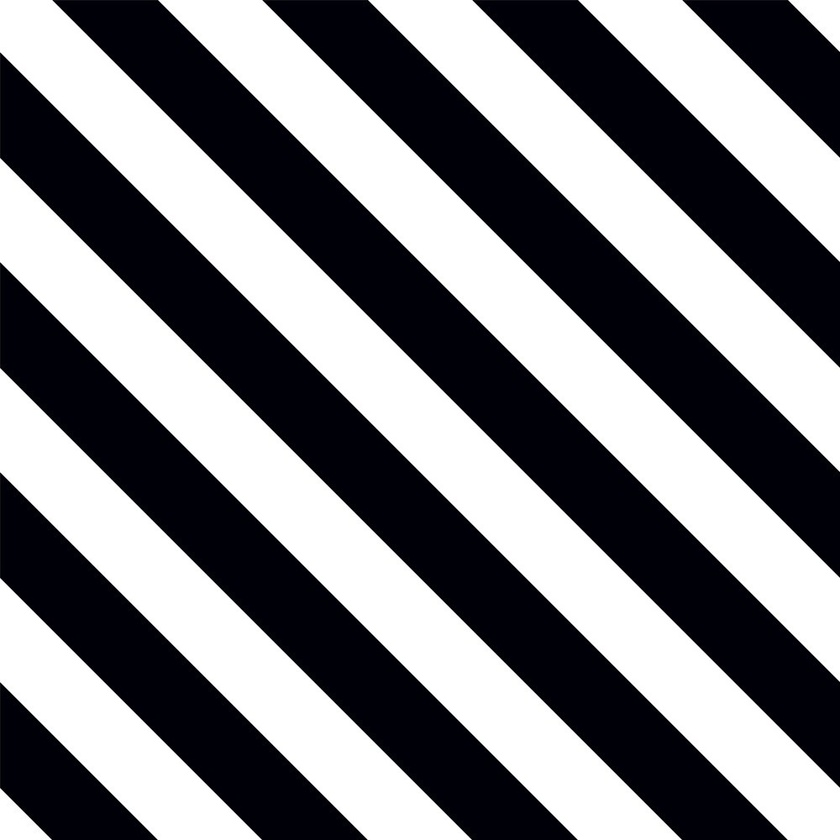
#> input picture Cryptography/tiles.jpg, 840 x 840 px, shrunk from 1000 x 1000 before the run, found by its file name
$ python DES_Demo.py
#> lines starting #> are read from the running program, lines starting #| are printed output that depends on the picture
### Cryptography/utils.py
import os
from PIL import Image, ImageFont, ImageDraw, ImageOps , ImageShow
import numpy as np
from enum import Enum
def random_key_generator(key_length):
    """
    Creates a random key with key_length bytes
    in hexadecimal and ASCII as bytes data type

    Paramaters
    ----------

    key_length : int
        Key length in bits

    Returns
    -------

    key : bytes
        Key as (ASCII or HEX) as bytes (if HEX is reresentable in ASCII then ASCII is prited o.w /x with HEX)
        This means A=>65 not 10 in decimal while /x_0a is 10 in decimal .
    """
    return os.urandom(key_length // 8)

def generate_random_iv(iv_length):
    """
    Paramaters
    ----------

    key_length : int
        Key length in bits
    """
    return random_key_generator(iv_length)

def inBin( toPrint ):
    """
    Returns the Binary representation of the input as str (for display ONLY!)

    toPrint is string => ASCII represenation
    toPrint is bytes => No / => ASCII  but with / HEX to BIN
    """
    if isinstance(toPrint,str):
        return " ".join(f"{ord(i):08b}" for i in toPrint)

    return " ".join(f"{(i):08b}" for i in toPrint)


def pad(plaintext , block_size=16 ):
    """
    Pads the given plaintext with PKCS#7 padding to a multiple of 16 bytes.
    Note that if the plaintext size is a multiple of 16,
    a whole block will be added.
    """
    padding_len = block_size - (len(plaintext) % block_size)
    padding = bytes([padding_len] * padding_len)
    return plaintext + padding

def unpad(plaintext):
    """
    Removes a PKCS#7 padding, returning the unpadded text and ensuring the
    padding was correct.
    """
    padding_len = plaintext[-1]
    assert padding_len > 0
    message, padding = plaintext[:-padding_len], plaintext[-padding_len:]
    assert all(p == padding_len for p in padding) , "Error in unpadding !!!"
    return message

def split_blocks(message, block_size=16, require_padding=True):
    """
    block_size in byte.
    """
    assert len(message) % block_size == 0 or not require_padding
    return [message[i:i+block_size] for i in range(0, len(message), block_size)]

def imread(path):
#> called with path = 'Cryptography\\tiles.jpg'
    return np.asarray(Image.open(path))
#> returned value is the input picture: shape (840, 840, 3); mean R, G, B 126.7, 126.7, 130.5
import matplotlib.pyplot as plt

def imshow_(img , title1 = '' ):
#> called with title1 = 'Original Image'
    x = Image.fromarray(img)
    x = ImageOps.expand(x, border=20, fill=(255,255,255))
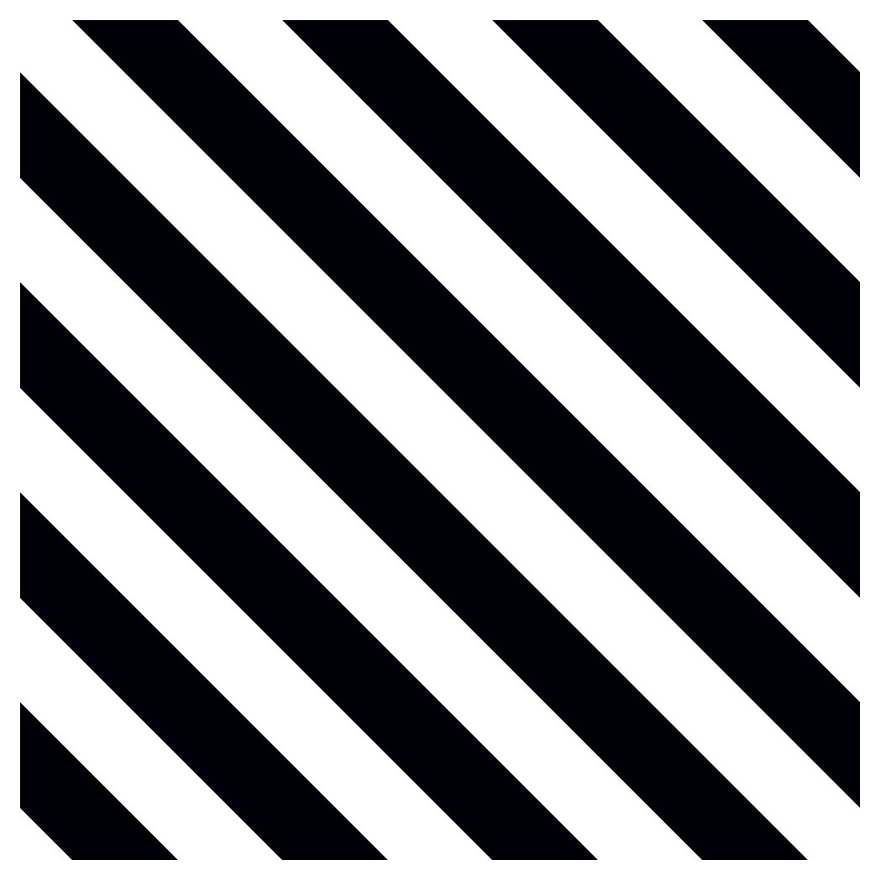
#> x: PIL image 880x880 RGB; mean R, G, B 138.1, 138.1, 141.5

    draw = ImageDraw.Draw(x)

    try:
        font = ImageFont.truetype("arial.ttf", 15)
    except :
        font = ImageFont.load_default()

    draw.text((20, 0), title1 , fill = (0,0,0), font = font)
    # ImageShow.show(x)
    #matplotlib implementation
    # plt.ion()
    plt.imshow(img,cmap='gray')
    if ( title1 != None ):
        plt.title(title1)
    # [4 lines of commented-out code are left out]
    return plt

def image2byte(img):
    return img.shape , img.reshape((-1)).tobytes() ;

def byte2image(size , b):
    return np.frombuffer(b, dtype= 'uint8').reshape(size);


class BC_mode(Enum):
     ECB = 1
     CBC = 2
     OFB = 3
     CFB = 4
     CTR = 5

def strToBytes(txt):
    if isinstance(txt, str):
				# Only accept ascii unicode values.
        try:
            return txt.encode('ascii')
        except UnicodeEncodeError:
            pass
        raise ValueError("Des can only work with encoded strings, not Unicode.")
    return txt

# [29 lines left out: functions String_to_BitList, BitList_to_String, not called in this run]

def xor_bytes(a, b):
    """ Returns a new byte array with the elements xor'ed. """
    return bytes(i^j for i, j in zip(a, b))

def compare2arrays(a, b):
    """ Returns a new byte array with the elements xor'ed. """
    return (i!=j for i, j in zip(a, b))

from random import sample
# [13 lines left out: function channelError, not called in this run]
def task4(string_binary, prb = 0.03):
    print('original text: ', string_binary)
    print('noisy text: ', BitList_to_String(channelError(String_to_BitList(string_binary), prb)))

# [68 lines left out: functions byteErrorRate, bitErrorRate, blockErrorRate, pixelErrorRate, not called in this run]


# see = image2byte(imread(os.path.dirname(os.path.abspath(__file__)) + '\\tiles.jpg'))

# imshow(byte2image(see[0], ))


imagesList = []
for i in range(3):
    tempLst = []
    for j in range(4):

        tempLst.append(imread(os.path.dirname(os.path.abspath(__file__)) + '\\tiles.jpg'))

    imagesList.append(tempLst)

### Cryptography/DES.py
"""
This is a pure python implementation of the Data Encryption Standard
DES with support for multiple modes of operation

Disclaimer !!
The following GItHub Repos. where used in this implemenation...
[1] https://gist.github.com/BlackRabbit-github
[2] https://github.com/dkushagra/DES-Python

"""
################################################################################################
# Class: ciphers and deciphers the plaintext using the DES block cipher
# internal parameters:
#       plaintext: the plain text of arbitrary length e.g. 64 bits, or 8 characters
#       key: the cipher key of arbitrary length e.g. 64 bits or 8 characters
# Important functions:
#       encrypt_block: encrypt one block of size 64 bits or 8 bytes
#       encrypt: encrypt any stream e.g. arbitrary length text or image using DES
################################################################################################

import utils
from tqdm import tqdm
class DES:
    ## Lookup Tables
    #permuted choice 1 table
    __pc1 = [56, 48, 40, 32, 24, 16,  8,
            0, 57, 49, 41, 33, 25, 17,
            9,  1, 58, 50, 42, 34, 26,
            18, 10,  2, 59, 51, 43, 35,
            62, 54, 46, 38, 30, 22, 14,
            6, 61, 53, 45, 37, 29, 21,
            13,  5, 60, 52, 44, 36, 28,
            20, 12,  4, 27, 19, 11,  3
        ]

    # number left rotations of pc1
    __left_rotations = [
        1, 1, 2, 2, 2, 2, 2, 2, 1, 2, 2, 2, 2, 2, 2, 1
    ]

    # permuted choice key (table 2)
    __pc2 = [
        13, 16, 10, 23,  0,  4,
            2, 27, 14,  5, 20,  9,
        22, 18, 11,  3, 25,  7,
        15,  6, 26, 19, 12,  1,
        40, 51, 30, 36, 46, 54,
        29, 39, 50, 44, 32, 47,
        43, 48, 38, 55, 33, 52,
        45, 41, 49, 35, 28, 31
    ]

    # initial permutation IP
    __ip = [57, 49, 41, 33, 25, 17, 9,  1,
        59, 51, 43, 35, 27, 19, 11, 3,
        61, 53, 45, 37, 29, 21, 13, 5,
        63, 55, 47, 39, 31, 23, 15, 7,
        56, 48, 40, 32, 24, 16, 8,  0,
        58, 50, 42, 34, 26, 18, 10, 2,
        60, 52, 44, 36, 28, 20, 12, 4,
        62, 54, 46, 38, 30, 22, 14, 6
    ]

    # Expansion table for turning 32 bit blocks into 48 bits
    __expansion_table = [
        31, 0,  1,  2,  3,  4,
        3,  4,  5,  6,  7,  8,
        7,  8,  9, 10, 11, 12,
        11, 12, 13, 14, 15, 16,
        15, 16, 17, 18, 19, 20,
        19, 20, 21, 22, 23, 24,
        23, 24, 25, 26, 27, 28,
        27, 28, 29, 30, 31,  0
    ]

    # The (in)famous S-boxes
    __sbox = [
        # S1
        [14, 4, 13, 1, 2, 15, 11, 8, 3, 10, 6, 12, 5, 9, 0, 7,
            0, 15, 7, 4, 14, 2, 13, 1, 10, 6, 12, 11, 9, 5, 3, 8,
            4, 1, 14, 8, 13, 6, 2, 11, 15, 12, 9, 7, 3, 10, 5, 0,
            15, 12, 8, 2, 4, 9, 1, 7, 5, 11, 3, 14, 10, 0, 6, 13],

        # S2
        [15, 1, 8, 14, 6, 11, 3, 4, 9, 7, 2, 13, 12, 0, 5, 10,
            3, 13, 4, 7, 15, 2, 8, 14, 12, 0, 1, 10, 6, 9, 11, 5,
            0, 14, 7, 11, 10, 4, 13, 1, 5, 8, 12, 6, 9, 3, 2, 15,
            13, 8, 10, 1, 3, 15, 4, 2, 11, 6, 7, 12, 0, 5, 14, 9],

        # S3
        [10, 0, 9, 14, 6, 3, 15, 5, 1, 13, 12, 7, 11, 4, 2, 8,
            13, 7, 0, 9, 3, 4, 6, 10, 2, 8, 5, 14, 12, 11, 15, 1,
            13, 6, 4, 9, 8, 15, 3, 0, 11, 1, 2, 12, 5, 10, 14, 7,
            1, 10, 13, 0, 6, 9, 8, 7, 4, 15, 14, 3, 11, 5, 2, 12],

        # S4
        [7, 13, 14, 3, 0, 6, 9, 10, 1, 2, 8, 5, 11, 12, 4, 15,
            13, 8, 11, 5, 6, 15, 0, 3, 4, 7, 2, 12, 1, 10, 14, 9,
            10, 6, 9, 0, 12, 11, 7, 13, 15, 1, 3, 14, 5, 2, 8, 4,
            3, 15, 0, 6, 10, 1, 13, 8, 9, 4, 5, 11, 12, 7, 2, 14],

        # S5
        [2, 12, 4, 1, 7, 10, 11, 6, 8, 5, 3, 15, 13, 0, 14, 9,
            14, 11, 2, 12, 4, 7, 13, 1, 5, 0, 15, 10, 3, 9, 8, 6,
            4, 2, 1, 11, 10, 13, 7, 8, 15, 9, 12, 5, 6, 3, 0, 14,
            11, 8, 12, 7, 1, 14, 2, 13, 6, 15, 0, 9, 10, 4, 5, 3],

        # S6
        [12, 1, 10, 15, 9, 2, 6, 8, 0, 13, 3, 4, 14, 7, 5, 11,
            10, 15, 4, 2, 7, 12, 9, 5, 6, 1, 13, 14, 0, 11, 3, 8,
            9, 14, 15, 5, 2, 8, 12, 3, 7, 0, 4, 10, 1, 13, 11, 6,
            4, 3, 2, 12, 9, 5, 15, 10, 11, 14, 1, 7, 6, 0, 8, 13],

        # S7
        [4, 11, 2, 14, 15, 0, 8, 13, 3, 12, 9, 7, 5, 10, 6, 1,
            13, 0, 11, 7, 4, 9, 1, 10, 14, 3, 5, 12, 2, 15, 8, 6,
            1, 4, 11, 13, 12, 3, 7, 14, 10, 15, 6, 8, 0, 5, 9, 2,
            6, 11, 13, 8, 1, 4, 10, 7, 9, 5, 0, 15, 14, 2, 3, 12],

        # S8
        [13, 2, 8, 4, 6, 15, 11, 1, 10, 9, 3, 14, 5, 0, 12, 7,
            1, 15, 13, 8, 10, 3, 7, 4, 12, 5, 6, 11, 0, 14, 9, 2,
            7, 11, 4, 1, 9, 12, 14, 2, 0, 6, 10, 13, 15, 3, 5, 8,
            2, 1, 14, 7, 4, 10, 8, 13, 15, 12, 9, 0, 3, 5, 6, 11],
    ]


    # 32-bit permutation function P used on the output of the S-boxes
    __p = [
        15, 6, 19, 20, 28, 11,
        27, 16, 0, 14, 22, 25,
        4, 17, 30, 9, 1, 7,
        23,13, 31, 26, 2, 8,
        18, 12, 29, 5, 21, 10,
        3, 24
    ]

    # final permutation IP^-1
    __fp = [
        39,  7, 47, 15, 55, 23, 63, 31,
        38,  6, 46, 14, 54, 22, 62, 30,
        37,  5, 45, 13, 53, 21, 61, 29,
        36,  4, 44, 12, 52, 20, 60, 28,
        35,  3, 43, 11, 51, 19, 59, 27,
        34,  2, 42, 10, 50, 18, 58, 26,
        33,  1, 41,  9, 49, 17, 57, 25,
        32,  0, 40,  8, 48, 16, 56, 24
    ]


    """

    """

    def __init__(self,master_key):
        assert len(master_key) == 8
        utils.strToBytes(master_key)

        self.L = []
        self.R = []
        self.subKeys = [ [0] * 48 ] * 16	# 16 48-bit keys (K1 - K16) (subkeys)
        self.final = []

        master_key = self._key_schedule(master_key)

    def _key_schedule(self, master_key):
        key = self.__permutate(self.__pc1, self.__String_to_BitList(master_key) )
        i = 0
        # Split into Left and Right sections
        self.L = key[:28]
        self.R = key[28:]
        while i < 16:
            j = 0
            # Perform circular left shifts
            while j < self.__left_rotations[i]:
                self.L.append(self.L[0])
                del self.L[0]

                self.R.append(self.R[0])
                del self.R[0]

                j += 1

            # Create one of the 16 subkeys through pc2 permutation
            self.subKeys[i] = self.__permutate(self.__pc2, self.L + self.R)

            i += 1

    def encrypt_block(self, plaintext):
        plaintext = self.__String_to_BitList(plaintext)
        ## IP
        plain_state = self.__permutate(self.__ip, plaintext)

        # left and Right
        self.L = plain_state[:32]
        self.R = plain_state[32:]

        # 16 loops
        for i in range(16) :
            # Make a copy of R[i-1], this will later become L[i]
            tempR = self.R[:]

            # Permutate R[i - 1] to start creating R[i] (E-box)
            self.R = self.__permutate(self.__expansion_table, self.R)

            # xor with the key
            self.R = list(map(lambda x, y: x ^ y, self.R, self.subKeys[i]))

            #split each 6 bit to apply the 8 s-boxes
            B = [self.R[:6], self.R[6:12], self.R[12:18], self.R[18:24], self.R[24:30], self.R[30:36], self.R[36:42], self.R[42:]]

            Bn = [0] * 32
            pos = 0

            for j in range(8):
                m = (B[j][0] << 1) + B[j][5]
                n = (B[j][1] << 3) + (B[j][2] << 2) + (B[j][3] << 1) + B[j][4]

                # Find the permutation value
                v = self.__sbox[j][(m << 4) + n]

                # Turn value into bits, add it to result: Bn
                Bn[pos] = (v & 8) >> 3
                Bn[pos + 1] = (v & 4) >> 2
                Bn[pos + 2] = (v & 2) >> 1
                Bn[pos + 3] = v & 1

                pos += 4

            # Permutate the concatination of B[1] to B[8] (Bn)
            self.R = self.__permutate(self.__p, Bn)

            # Xor with L[i - 1]
            self.R = list(map(lambda x, y: x ^ y, self.R, self.L))

            # L[i] becomes R[i - 1]
            self.L = tempR

        # no flip in l;ast ROUND
        self.final = self.__permutate(self.__fp, self.R + self.L)
        return self.__BitList_to_String(self.final)

    def decrypt_block(self, ciphertext):
        ciphertext = self.__String_to_BitList(ciphertext)
        ## IP
        cipher_state = self.__permutate(self.__ip, ciphertext)

        # left and Right
        self.L = cipher_state[:32]
        self.R = cipher_state[32:]

        # 16 loops
        for i in range(15,-1,-1) :
            # Make a copy of R[i-1], this will later become L[i]
            tempR = self.R[:]

            # Permutate R[i - 1] to start creating R[i] (E-box)
            self.R = self.__permutate(self.__expansion_table, self.R)

            # xor with the key
            self.R = list(map(lambda x, y: x ^ y, self.R, self.subKeys[i]))

            #split each 6 bit to apply the 8 s-boxes
            B = [self.R[:6], self.R[6:12], self.R[12:18], self.R[18:24], self.R[24:30], self.R[30:36], self.R[36:42], self.R[42:]]

            Bn = [0] * 32
            pos = 0

            for j in range(8):
                m = (B[j][0] << 1) + B[j][5]
                n = (B[j][1] << 3) + (B[j][2] << 2) + (B[j][3] << 1) + B[j][4]

                # Find the permutation value
                v = self.__sbox[j][(m << 4) + n]

                # Turn value into bits, add it to result: Bn
                Bn[pos] = (v & 8) >> 3
                Bn[pos + 1] = (v & 4) >> 2
                Bn[pos + 2] = (v & 2) >> 1
                Bn[pos + 3] = v & 1

                pos += 4

            # Permutate the concatination of B[1] to B[8] (Bn)
            self.R = self.__permutate(self.__p, Bn)

            # Xor with L[i - 1]
            self.R = list(map(lambda x, y: x ^ y, self.R, self.L))

            # L[i] becomes R[i - 1]
            self.L = tempR

        # no flip in l;ast ROUND
        self.final = self.__permutate(self.__fp, self.R + self.L)
        return self.__BitList_to_String(self.final)

    def encrypt(self, plaintext, mode = utils.BC_mode.ECB , iv = None ):
        assert isinstance( mode, utils.BC_mode  )
        assert iv==None or len(iv)==8
        plaintext = utils.strToBytes(plaintext)

        plaintext = utils.pad(plaintext , 8)
        blocks = []

        if( mode == utils.BC_mode.CBC  and iv != None):
            previous = iv
            for plaintext_block in tqdm(utils.split_blocks(plaintext , block_size=8), desc="CBC encryption"):
                # CBC mode encrypt:
                block = self.encrypt_block(self.xor_bytes(plaintext_block, previous))
                blocks.append(block)
                previous = block
            ciphertext =  b''.join(blocks)
        elif( mode == utils.BC_mode.OFB  and iv != None ):
            previous = iv
            for plaintext_block in tqdm(utils.split_blocks(plaintext , block_size=8), desc="OFB encryption"):
                # OFB mode encrypt: plaintext_block XOR encrypt(previous)
                block = self.encrypt_block(previous)
                ciphertext_block = self.xor_bytes(plaintext_block, block)
                blocks.append(ciphertext_block)
                previous = block
            ciphertext =  b''.join(blocks)
        else:
            for plaintext_block in tqdm(utils.split_blocks(plaintext, block_size=8), desc="ECB encryption"):
                # ECB mode encrypt:
                block = self.encrypt_block(plaintext_block)
                blocks.append(block)
            ciphertext =  b''.join(blocks)

        return ciphertext

    def decrypt( self, ciphertext, mode = utils.BC_mode.ECB , iv = None, des3 = False):
        """
        Decrypts `ciphertext` with the given initialization vector (iv).

        """
        assert isinstance( mode, utils.BC_mode  )
        assert iv==None or len(iv)==8
        ciphertext = utils.strToBytes(ciphertext)
        if des3:
            print('des 3 cipher text padding')
            ciphertext = utils.pad(ciphertext)
        blocks = []

        if( mode == utils.BC_mode.CBC and iv != None):

            previous = iv
            for ciphertext_block in tqdm(utils.split_blocks(ciphertext, block_size=8), desc="CBC decryption"):
                # CBC mode decryption:
                blocks.append(self.xor_bytes( previous, self.decrypt_block(ciphertext_block)  ))
                previous = ciphertext_block
            plaintext =  utils.unpad( b''.join(blocks) ) ;

        elif( mode == utils.BC_mode.OFB  and iv != None ):
            previous = iv
            for ciphertext_block in tqdm(utils.split_blocks(ciphertext, block_size=8), desc="OFB decryption"):
                # OFB mode decryption: plaintext_block XOR encrypt(previous)
                block = self.encrypt_block(previous)
                plaintext_block = self.xor_bytes(ciphertext_block, block)
                blocks.append(plaintext_block)
                previous = block
            plaintext =  utils.unpad( b''.join(blocks) )
        else:
            for ciphertext_block in tqdm(utils.split_blocks(ciphertext, block_size=8), desc="ECB decryption"):
                # ECB mode encrypt:
                block = self.decrypt_block(ciphertext_block)
                blocks.append(block)
            plaintext =  utils.unpad(b''.join(blocks) )

        return plaintext

    # other functions
    def __permutate(self, table, block):
        """Permutate this block with the specified table (will also drop the 8 additinal bits) """
#> (the run stopped early here; a loop or call above may not have finished)
